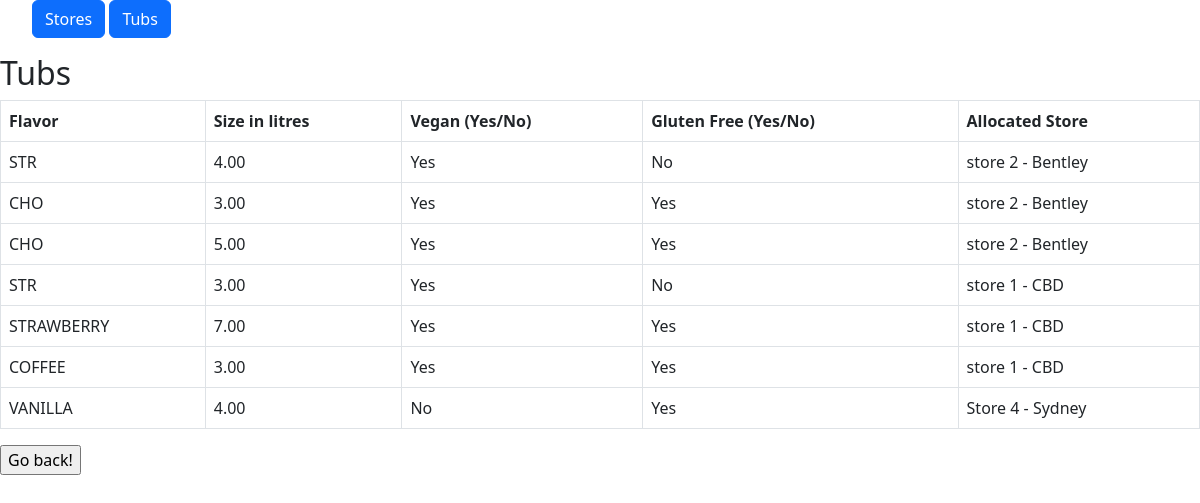
Screenshot of /tub/ with the database file from the repository.
### icecream/models.py (models this page shows, shortened)
class tub(models.Model):
    FLAVORS = [
        ('VANILLA', 'Vanilla'),
        ('CHOCOLATE', 'Chocolate'),
        ('STRAWBERRY', 'Strawberry'),
        ('MATCHA', 'Matcha'),
        ('COFFEE', 'Coffee'),
    ]
    store = models.ForeignKey(store, on_delete=models.CASCADE, related_name='tubs')
    flavor = models.CharField(max_length=15, choices=FLAVORS)          # for choices dropdown containing flaovors. Django documentation
    size = models.DecimalField(max_digits=7, decimal_places=2)
    is_vegan = models.BooleanField()
    is_gluten_free = models.BooleanField()

class store(models.Model):
    name = models.CharField(max_length=200)               #string field
    store_location = models.CharField(max_length=200)     #String field
    email_id = models.EmailField()                        #email field

### icecream/views.py (the view)
# urls.py: path('tub/', views.tub_view, name = 'tub'),
def tub_view(request):
    tubs = tub.objects.all()
    return render(request, 'tub.html', {'tubs':tubs})

### icecream/templates/tub.html
{% extends 'base.html' %}
{% block content %}
  <h2>Tubs</h2>
  <table class="table table-bordered">
    <thead>
      <tr>
        <th>Flavor</th>
        <th>Size in litres</th>
        <th>Vegan (Yes/No)</th>
        <th>Gluten Free (Yes/No)</th>
        <th>Allocated Store</th>
      </tr>
    </thead>
    <tbody>
      {% for tub in tubs %}
        <tr>
          <td>{{ tub.flavor }}</td>
          <td>{{ tub.size }}</td>
          <td>{% if tub.is_vegan %}Yes{% else %}No{% endif %}</td>
          <td>{% if tub.is_gluten_free %}Yes{% else %}No{% endif %}</td>
          <td>{{ tub.store.name }} - {{ tub.store.store_location }}</td>
        </tr>
      {% endfor %}
    </tbody>
  </table>
  <form>
    <input type="button" value="Go back!" onclick="history.back()">
   </form>
{% endblock %}

### icecream/templates/base.html (shortened to what this page needs)
<!DOCTYPE html>
<html>
  <head>
    <link href="https://cdn.jsdelivr.net/npm/bootstrap@5.3.0-alpha1/dist/css/bootstrap.min.css"
      rel="stylesheet"
>
  </head>
  <body>
    <nav>
      <ul>
        <a class="btn btn-primary" href="{% url 'store' %}" role="button">Stores</a>
        <a class="btn btn-primary" href="{% url 'tub' %}" role="button">Tubs</a>
      </ul>
    </nav>
    <main>
      {% block content %}
      {% endblock %}
    </main>
  </body>
</html>

### rows the page displays
tub: flavor "STR", size "4.00", is_vegan "Yes", is_gluten_free "No", store.name "store 2", store.store_location "Bentley"
tub: flavor "CHO", size "3.00", is_vegan "Yes", is_gluten_free "Yes", store.name "store 2", store.store_location "Bentley"
tub: flavor "CHO", size "5.00", is_vegan "Yes", is_gluten_free "Yes", store.name "store 2", store.store_location "Bentley"
tub: flavor "STR", size "3.00", is_vegan "Yes", is_gluten_free "No", store.name "store 1", store.store_location "CBD"
tub: flavor "STRAWBERRY", size "7.00", is_vegan "Yes", is_gluten_free "Yes", store.name "store 1", store.store_location "CBD"
tub: flavor "COFFEE", size "3.00", is_vegan "Yes", is_gluten_free "Yes", store.name "store 1", store.store_location "CBD"
tub: flavor "VANILLA", size "4.00", is_vegan "No", is_gluten_free "Yes", store.name "Store 4", store.store_location "Sydney"
